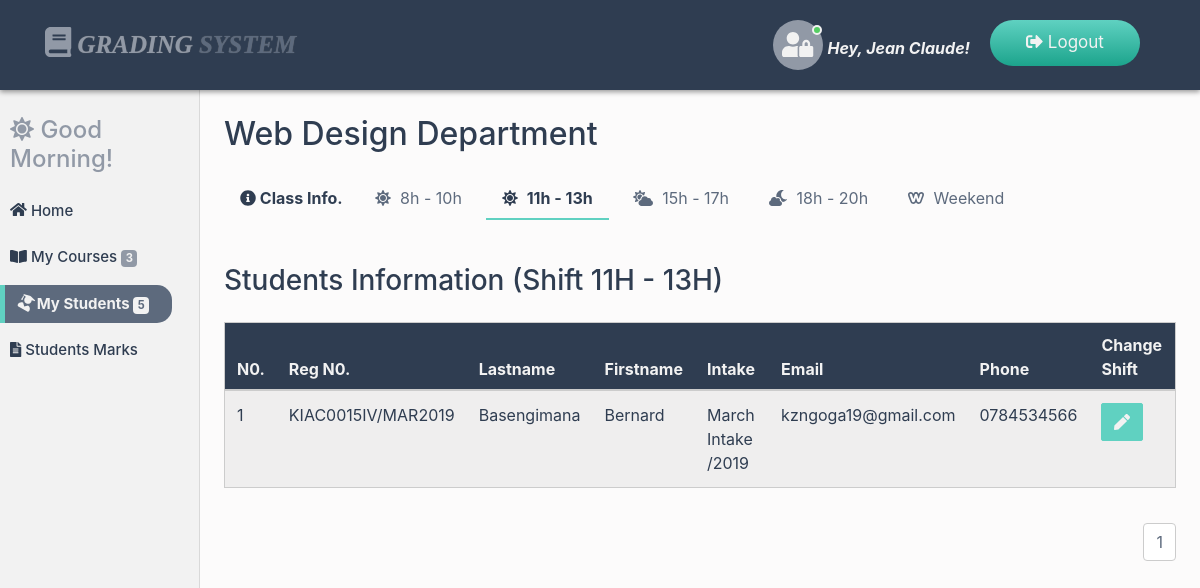
The app's page /teacher-dashboard/view_students_shift2.php (signed in) with its own data.
### tables this page shows
CREATE TABLE `teacher` (
  `teacher_ID` int(20) NOT NULL,
  `teacher_Fname` varchar(200) NOT NULL,
  `teacher_Lname` varchar(200) NOT NULL,
  `teacher_Mail` varchar(200) NOT NULL,
  `teacher_Gen` varchar(20) NOT NULL,
  `teacher_Address` varchar(200) NOT NULL,
  `teacher_Phone` varchar(20) NOT NULL,
  `password` varchar(200) NOT NULL,
  `dep_ID` int(20) NOT NULL,
  `status` varchar(20) NOT NULL
);

CREATE TABLE `department` (
  `dep_ID` int(20) NOT NULL,
  `dep_Name` varchar(200) NOT NULL,
  `status` varchar(20) NOT NULL
);

CREATE TABLE `student` (
  `student_ID` int(20) NOT NULL,
  `reg_Num` varchar(200) NOT NULL,
  `student_Fname` varchar(200) NOT NULL,
  `student_Lname` varchar(200) NOT NULL,
  `student_Mail` varchar(200) NOT NULL,
  `student_Gender` varchar(200) NOT NULL,
  `student_Address` varchar(200) NOT NULL,
  `student_Phone` varchar(200) NOT NULL,
  `parent_Phone` varchar(200) NOT NULL,
  `student_Intake` varchar(200) NOT NULL,
  `dep_ID` int(20) NOT NULL,
  `student_Shift` varchar(200) NOT NULL,
  `start_Date` varchar(20) NOT NULL,
  `status` varchar(20) NOT NULL
);

### teacher-dashboard/session/session.php (called while the page is built, shortened)
<?php
$session_Id = $_SESSION['teacherid'];
?>

### teacher-dashboard/view_students_shift2.php (the view, shortened to what this page needs)
<?php
include("../connection/connect.php");
include("session/session.php");
$retr = "Select teacher.teacher_ID,teacher.teacher_Fname,department.dep_Name,department.dep_ID
FROM teacher INNER JOIN department ON teacher.dep_ID = department.dep_ID
AND teacher.teacher_ID = '$session_Id'";
$run_retr = mysqli_query($con, $retr);
$row_retr = mysqli_fetch_array($run_retr);
$fname = $row_retr['teacher_Fname'];
$depart = $row_retr['dep_Name'];
$departID = $row_retr['dep_ID'];
?>
<!DOCTYPE html>
<html lang="en">
<head>
<link rel="stylesheet" href="../css/bootstrap.min.css">
<link rel="stylesheet" href="../css/all.min.css">
<link rel="stylesheet" href="../css/main.css">
<link rel="stylesheet" href="../css/animate.css">
</head>
<body>
<nav class="navbar navbar-expand-md bg-dark navbar-dark fixed-top main-nav">
  <div class="container">
        <a class="navbar-brand" href="index.php"><i class="fas fa-book logo-icon"></i> Grading <span class="fat">System</span></a>
      <ul class="nav navbar-nav ml-auto lang-switcher">
      <li class="nav-item">
      <span class="user-img">
        <span class="user-icon">
          <i class="fas fa-user-lock"></i>
        </span>
        <span class="status online"></span>
      </span> <span class="hello-user">Hey, <?php echo $fname;?>!</span>
      </li>
      <li class="nav-item">
        <a class="nav-link" href="logout.php">
        <i class="fas fa-sign-out-alt"></i> Logout</a>
      </li>
      </ul>
    </div>
</nav>
<div class="container-fluid">
  <div class="row">
    <nav class="col-md-2 d-none d-md-block sidebar">
      <div class="sidebar-sticky">
        <div class="dash-salute wow bounceInLeft" data-wow-duration="2s">
            <?php
            $time = date("H");
            if(($time >="0") && ($time <"12")){
                echo"<h4><i class='fas fa-sun'></i> Good Morning!</h4>";
            }
            ?>
        </div>
          <ul class="nav flex-column dash-nav">
          <li class="nav-item">
          <a href="index.php" class="nav-link">
          <i class="fa fa-home dash-icon"></i> Home</a></li>
          <li class="nav-item">
          <a href="view_courses.php" class="nav-link">
          <i class="fa fa-book-open dash-icon"></i> My Courses
          <span class="badge badge-primary">
              <?php
              $count = "Select count(*) as NberOfData from courses where dep_ID = '$departID' and status='on'";
              $run_count = mysqli_query($con, $count);
              $row_count = mysqli_fetch_array($run_count);
              $count_data = $row_count['NberOfData'];
              echo $count_data;
              ?>
          </span>
          </a></li>
          <li class="nav-item">
          <a href="view_students_shift1.php" class="nav-link active">
          <i class="fa fa-user-graduate dash-icon"></i> My Students
          <span class="badge badge-primary active-badge">
              <?php
              $count = "Select count(*) as NberOfData from student where dep_ID = '$departID' AND status='on'";
              $run_count = mysqli_query($con, $count);
              $row_count = mysqli_fetch_array($run_count);
              $count_data = $row_count['NberOfData'];
              echo $count_data;
              ?>
          </span>
          </a></li>
          <li class="nav-item">
          <a href="marks_page.php" class="nav-link">
          <i class="fa fa-file-alt dash-icon"></i> Students Marks</a></li>
          </ul>
      </div>
    </nav>
    <main role="main" class="col-md-10 ml-sm-auto px-4">
      <div class="dash-output-section">
        <h2><?php echo $depart;?> Department</h2>
        <ul class="nav sub-nav">
           <li class="nav-item">
            <p class="nav-link sub-nav-head"><i class="fas fa-info-circle"></i> Class Info.</p>
          </li>
          <li class="nav-item">
            <a href="view_students_shift1.php" class="nav-link">
              <i class="fas fa-sun sub-icon"></i> 8h - 10h
            </a>
          </li>
          <li class="nav-item">
            <a href="view_students_shift2.php" class="nav-link active">
              <i class="fas fa-sun sub-icon"></i> 11h - 13h
            </a>
          </li>
          <li class="nav-item">
            <a href="view_students_shift3.php" class="nav-link">
              <i class="fas fa-cloud-sun sub-icon"></i> 15h - 17h
            </a>
          </li>
          <li class="nav-item">
            <a href="view_students_shift4.php" class="nav-link">
              <i class="fas fa-cloud-moon sub-icon"></i> 18h - 20h
            </a>
          </li>
          <li class="nav-item">
            <a href="view_students_shift5.php" class="nav-link">
              <i class="fab fa-weebly sub-icon"></i> Weekend
            </a>
          </li>
        </ul>
        <div class="info-display">
          <h3 class="">Students Information
          (Shift 11H - 13H)</h3>
          <div class="table-responsive mt-4">
            <table class="table table-striped">
             <thead>
                <th>N0.</th>
                <th>Reg N0.</th>
                <th>Lastname</th>
                <th>Firstname</th>
                <th>Intake</th>
                <th>Email</th>
                <th>Phone</th>
                <th>Change Shift</th>
              </thead>
               <?php
                $select = "Select student.student_Fname,student.student_Lname,
                        student.student_Mail,student.student_Gender,student.student_Address,
                        student.student_Phone,student.Reg_Num,student.student_Intake,
                        department.dep_Name FROM student INNER JOIN department
                        ON student.dep_ID = department.dep_ID
                        WHERE department.dep_ID = '$departID'  AND student.status = 'On' AND student.student_Shift = '11h-13h' ORDER BY student.student_Lname";
                $run_select = mysqli_query($con, $select);
                $number_of_results = mysqli_num_rows($run_select);
                $results_per_page = 5;
                $nber_of_Pages = ceil($number_of_results / $results_per_page);
                if(!isset($_GET['page'])){
                    $page = 1;
                  }
                  else{
                    $page = $_GET['page'];
                  }
                $this_page_first_result = ($page - 1) * $results_per_page;
                $select = "Select student.student_ID,student.student_Fname,student.student_Lname,
                        student.student_Mail,student.student_Gender,student.student_Address,
                        student.student_Phone,student.Reg_Num,student.student_Intake,
                        department.dep_Name FROM student INNER JOIN department
                        ON student.dep_ID = department.dep_ID
                        WHERE department.dep_ID = '$departID'  AND student.status = 'On' AND student.student_Shift = '11h-13h' ORDER BY student.student_Lname
                LIMIT " . $this_page_first_result . ',' . $results_per_page;
                $run_select = mysqli_query($con, $select);
                $num = $this_page_first_result;
                while($row_select = mysqli_fetch_array($run_select)){
                 $stdId = $row_select['student_ID'];
                 $fname = $row_select['student_Fname'];
                 $lname = $row_select['student_Lname'];
                 $email = $row_select['student_Mail'];
                 $phone = $row_select['student_Phone'];
                 $regNum = $row_select['Reg_Num'];
                 $intake = $row_select['student_Intake'];
                 $num++;
                ?>
                <tr>
                <td><?php echo $num; ?></td>
                <td><?php echo $regNum; ?></td>
                <td><?php echo $lname; ?></td>
                <td><?php echo $fname; ?></td>
                <td><?php echo $intake; ?></td>
                <td><?php echo $email; ?></td>
                <td><?php echo $phone; ?></td>
                <td><a href="updates/update_student.php?editShift=<?php echo $stdId;?>">
                <button type="button" class="btn btn-success"
                title="Update"><span class="fa fa-pen"></span></button></a></td>
                </tr>
                <?php }?>
            </table>
            <ul class="pagination justify-content-end">
            <?php
            for($i=1; $i<=$nber_of_Pages; $i++){
                echo '<li class="page-item"><a
                class="page-link"
                href="view_students_shift2.php?page='. $i .'"> '. $i .' </a></li>';
            }
            ?>
            </ul>
        </div>
      </div>
    </main>
  </div>
</div>
</body>
</html>

### records on screen
teacher: teacher_Fname "Jean Claude", dep_ID.dep_Name "Web Design"
student: reg_Num "KIAC0015IV/MAR2019", student_Lname "Basengimana", student_Fname "Bernard", student_Intake "March Intake /2019", student_Mail "kzngoga19@gmail.com", student_Phone "0784534566"

### other values on screen
$count_data "3"
$count_data "5"
